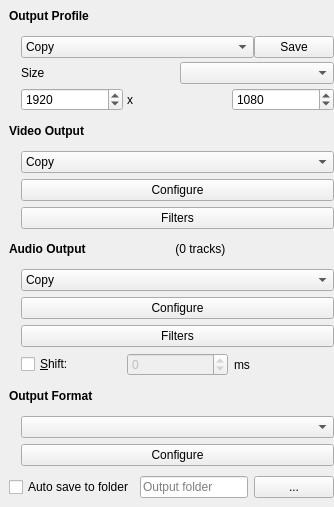
  <widget class="QDockWidget" name="codecWidget">
   <property name="styleSheet">
    <string notr="true"/>
   </property>
   <property name="features">
    <set>QDockWidget::NoDockWidgetFeatures</set>
   </property>
   <property name="allowedAreas">
    <set>Qt::LeftDockWidgetArea|Qt::RightDockWidgetArea</set>
   </property>
   <property name="windowTitle">
    <string>Codec O&amp;ptions</string>
   </property>
   <attribute name="dockWidgetArea">
    <number>1</number>
   </attribute>
   <widget class="QWidget" name="dockWidgetContents">
    <layout class="QVBoxLayout" name="verticalLayout_9">
     <property name="spacing">
      <number>0</number>
     </property>
     <property name="leftMargin">
      <number>9</number>
     </property>
     <property name="topMargin">
      <number>9</number>
     </property>
     <property name="rightMargin">
      <number>0</number>
     </property>
     <property name="bottomMargin">
      <number>9</number>
     </property>
     <item>
      <layout class="QVBoxLayout" name="verticalLayout_3">
       <property name="spacing">
        <number>0</number>
       </property>
       <property name="sizeConstraint">
        <enum>QLayout::SetDefaultConstraint</enum>
       </property>
       <item>
        <widget class="QLabel" name="labelProfile">
         <property name="sizePolicy">
          <sizepolicy hsizetype="Preferred" vsizetype="Preferred">
           <horstretch>0</horstretch>
           <verstretch>0</verstretch>
          </sizepolicy>
         </property>
         <property name="maximumSize">
          <size>
           <width>180</width>
           <height>16777215</height>
          </size>
         </property>
         <property name="text">
          <string>&lt;b&gt;Output Profile&lt;/b&gt;</string>
         </property>
         <property name="textFormat">
          <enum>Qt::AutoText</enum>
         </property>
        </widget>
       </item>
       <item>
        <spacer name="verticalSpacerProfile">
         <property name="orientation">
          <enum>Qt::Vertical</enum>
         </property>
         <property name="sizeType">
          <enum>QSizePolicy::Fixed</enum>
         </property>
         <property name="sizeHint" stdset="0">
          <size>
           <width>20</width>
           <height>13</height>
          </size>
         </property>
        </spacer>
       </item>
       <item>
        <layout class="QHBoxLayout" name="profileLayout">
         <property name="spacing">
          <number>0</number>
         </property>
         <property name="leftMargin">
          <number>0</number>
         </property>
         <property name="topMargin">
          <number>0</number>
         </property>
         <property name="rightMargin">
          <number>0</number>
         </property>
         <property name="bottomMargin">
          <number>0</number>
         </property>
         <item>
          <spacer name="horizontalSpacerProfile">
           <property name="orientation">
            <enum>Qt::Horizontal</enum>
           </property>
           <property name="sizeType">
            <enum>QSizePolicy::Fixed</enum>
           </property>
           <property name="sizeHint" stdset="0">
            <size>
             <width>12</width>
             <height>0</height>
            </size>
           </property>
          </spacer>
         </item>
         <item>
         <widget class="QComboBox" name="comboBoxProfile">
           <property name="sizePolicy">
            <sizepolicy hsizetype="Preferred" vsizetype="Fixed">
             <horstretch>0</horstretch>
             <verstretch>0</verstretch>
            </sizepolicy>
           </property>
           <item>
            <property name="text">
             <string>Copy</string>
            </property>
           </item>
          </widget>
         </item>
         <item>
          <widget class="QPushButton" name="pushButtonProfileSave">
           <property name="sizePolicy">
            <sizepolicy hsizetype="Fixed" vsizetype="Fixed">
             <horstretch>0</horstretch>
             <verstretch>0</verstretch>
            </sizepolicy>
           </property>
           <property name="text">
            <string>Save</string>
           </property>
          </widget>
         </item>
        </layout>
       </item>
      <item>
       <layout class="QHBoxLayout" name="profileResizeModeLayout">
        <property name="spacing">
         <number>4</number>
        </property>
        <property name="leftMargin">
         <number>0</number>
        </property>
        <property name="topMargin">
         <number>4</number>
        </property>
        <property name="rightMargin">
         <number>0</number>
        </property>
        <property name="bottomMargin">
         <number>0</number>
        </property>
        <item>
         <spacer name="horizontalSpacerProfileResizeMode">
          <property name="orientation">
           <enum>Qt::Horizontal</enum>
          </property>
          <property name="sizeType">
           <enum>QSizePolicy::Fixed</enum>
          </property>
          <property name="sizeHint" stdset="0">
           <size>
            <width>12</width>
            <height>0</height>
           </size>
          </property>
         </spacer>
        </item>
        <item>
         <widget class="QLabel" name="labelProfileSize">
          <property name="text">
           <string>Size</string>
          </property>
         </widget>
        </item>
        <item>
         <widget class="QComboBox" name="comboBoxProfileResizeMode">
          <property name="sizePolicy">
           <sizepolicy hsizetype="Preferred" vsizetype="Fixed">
            <horstretch>0</horstretch>
            <verstretch>0</verstretch>
           </sizepolicy>
          </property>
         </widget>
        </item>
       </layout>
      </item>
      <item>
       <layout class="QHBoxLayout" name="profileResizeCustomLayout">
        <property name="spacing">
         <number>4</number>
        </property>
        <property name="leftMargin">
         <number>0</number>
        </property>
        <property name="topMargin">
         <number>4</number>
        </property>
        <property name="rightMargin">
         <number>0</number>
        </property>
        <property name="bottomMargin">
         <number>0</number>
        </property>
        <item>
         <spacer name="horizontalSpacerProfileResizeCustom">
          <property name="orientation">
           <enum>Qt::Horizontal</enum>
          </property>
          <property name="sizeType">
           <enum>QSizePolicy::Fixed</enum>
          </property>
          <property name="sizeHint" stdset="0">
           <size>
            <width>12</width>
            <height>0</height>
           </size>
          </property>
         </spacer>
        </item>
        <item>
         <widget class="QSpinBox" name="spinBoxProfileWidth">
          <property name="minimum">
           <number>2</number>
          </property>
          <property name="maximum">
           <number>8192</number>
          </property>
          <property name="singleStep">
           <number>2</number>
          </property>
          <property name="value">
           <number>1920</number>
          </property>
         </widget>
        </item>
        <item>
         <widget class="QLabel" name="labelProfileResizeBy">
          <property name="text">
           <string>x</string>
          </property>
         </widget>
        </item>
        <item>
         <widget class="QSpinBox" name="spinBoxProfileHeight">
          <property name="minimum">
           <number>2</number>
          </property>
          <property name="maximum">
           <number>8192</number>
          </property>
          <property name="singleStep">
           <number>2</number>
          </property>
          <property name="value">
           <number>1080</number>
          </property>
         </widget>
        </item>
       </layout>
      </item>
      <item>
       <spacer name="verticalSpacerProfileAfter">
         <property name="orientation">
          <enum>Qt::Vertical</enum>
         </property>
         <property name="sizeType">
          <enum>QSizePolicy::Fixed</enum>
         </property>
         <property name="sizeHint" stdset="0">
          <size>
           <width>20</width>
           <height>13</height>
          </size>
         </property>
        </spacer>
       </item>
       <item>
        <widget class="QLabel" name="label_3">
         <property name="sizePolicy">
          <sizepolicy hsizetype="Preferred" vsizetype="Preferred">
           <horstretch>0</horstretch>
           <verstretch>0</verstretch>
          </sizepolicy>
         </property>
         <property name="maximumSize">
          <size>
           <width>180</width>
           <height>16777215</height>
          </size>
         </property>
         <property name="text">
          <string>&lt;b&gt;Video Output&lt;/b&gt;</string>
         </property>
         <property name="textFormat">
          <enum>Qt::AutoText</enum>
         </property>
        </widget>
       </item>
       <item>
        <spacer name="verticalSpacer_8">
         <property name="orientation">
          <enum>Qt::Vertical</enum>
         </property>
         <property name="sizeType">
          <enum>QSizePolicy::Fixed</enum>
         </property>
         <property name="sizeHint" stdset="0">
          <size>
           <width>20</width>
           <height>13</height>
          </size>
         </property>
        </spacer>
       </item>
       <item>
        <layout class="QHBoxLayout" name="videoLayout">
         <property name="spacing">
          <number>0</number>
         </property>
         <property name="leftMargin">
          <number>0</number>
         </property>
         <property name="topMargin">
          <number>0</number>
         </property>
         <property name="rightMargin">
          <number>0</number>
         </property>
         <property name="bottomMargin">
          <number>0</number>
         </property>
         <item>
          <spacer>
           <property name="orientation">
            <enum>Qt::Horizontal</enum>
           </property>
           <property name="sizeType">
            <enum>QSizePolicy::Fixed</enum>
           </property>
           <property name="sizeHint" stdset="0">
            <size>
             <width>12</width>
             <height>0</height>
            </size>
           </property>
          </spacer>
         </item>
         <item>
          <layout class="QVBoxLayout" name="_7" stretch="0,0,0">
           <property name="spacing">
            <number>6</number>
           </property>
           <property name="sizeConstraint">
            <enum>QLayout::SetDefaultConstraint</enum>
           </property>
           <property name="leftMargin">
            <number>0</number>
           </property>
           <property name="topMargin">
            <number>0</number>
           </property>
           <property name="rightMargin">
            <number>0</number>
           </property>
           <property name="bottomMargin">
            <number>0</number>
           </property>
           <item>
            <widget class="QComboBox" name="comboBoxVideo">
             <property name="sizePolicy">
              <sizepolicy hsizetype="Preferred" vsizetype="Fixed">
               <horstretch>0</horstretch>
               <verstretch>0</verstretch>
              </sizepolicy>
             </property>
             <item>
              <property name="text">
               <string>Copy</string>
              </property>
             </item>
            </widget>
           </item>
           <item>
            <widget class="QPushButton" name="pushButtonVideoConf">
             <property name="enabled">
              <bool>true</bool>
             </property>
             <property name="sizePolicy">
              <sizepolicy hsizetype="Minimum" vsizetype="Fixed">
               <horstretch>0</horstretch>
               <verstretch>0</verstretch>
              </sizepolicy>
             </property>
             <property name="text">
              <string>Configure</string>
             </property>
            </widget>
           </item>
           <item>
            <widget class="QPushButton" name="pushButtonVideoFilter">
             <property name="enabled">
              <bool>true</bool>
             </property>
             <property name="sizePolicy">
              <sizepolicy hsizetype="Minimum" vsizetype="Fixed">
               <horstretch>0</horstretch>
               <verstretch>0</verstretch>
              </sizepolicy>
             </property>
             <property name="text">
              <string>Filters</string>
             </property>
            </widget>
           </item>
          </layout>
         </item>
        </layout>
       </item>
       <item>
        <spacer name="verticalSpacer_12">
         <property name="orientation">
          <enum>Qt::Vertical</enum>
         </property>
         <property name="sizeType">
          <enum>QSizePolicy::Fixed</enum>
         </property>
         <property name="sizeHint" stdset="0">
          <size>
           <width>20</width>
           <height>13</height>
          </size>
         </property>
        </spacer>
       </item>
       <item>
        <layout class="QHBoxLayout" name="horizontalLayout_2">
         <item>
          <widget class="QLabel" name="label_5">
           <property name="sizePolicy">
            <sizepolicy hsizetype="Preferred" vsizetype="Preferred">
             <horstretch>0</horstretch>
             <verstretch>0</verstretch>
            </sizepolicy>
           </property>
           <property name="maximumSize">
            <size>
             <width>180</width>
             <height>16777215</height>
            </size>
           </property>
           <property name="text">
            <string>&lt;b&gt;Audio Output&lt;/b&gt;</string>
           </property>
           <property name="textFormat">
            <enum>Qt::AutoText</enum>
           </property>
          </widget>
         </item>
         <item>
          <widget class="QLabel" name="TrackCountLabel">
           <property name="text">
            <string> (0 tracks)</string>
           </property>
          </widget>
         </item>
        </layout>
       </item>
       <item>
        <spacer name="verticalSpacer_9">
         <property name="orientation">
          <enum>Qt::Vertical</enum>
         </property>
         <property name="sizeType">
          <enum>QSizePolicy::Fixed</enum>
         </property>
         <property name="sizeHint" stdset="0">
          <size>
           <width>20</width>
           <height>13</height>
          </size>
         </property>
        </spacer>
       </item>
       <item>
        <layout class="QHBoxLayout" name="AudioLayout">
         <property name="spacing">
          <number>0</number>
         </property>
         <property name="leftMargin">
          <number>0</number>
         </property>
         <property name="topMargin">
          <number>0</number>
         </property>
         <property name="rightMargin">
          <number>0</number>
         </property>
         <property name="bottomMargin">
          <number>0</number>
         </property>
         <item>
          <spacer>
           <property name="orientation">
            <enum>Qt::Horizontal</enum>
           </property>
           <property name="sizeType">
            <enum>QSizePolicy::Fixed</enum>
           </property>
           <property name="sizeHint" stdset="0">
            <size>
             <width>12</width>
             <height>0</height>
            </size>
           </property>
          </spacer>
         </item>
         <item>
          <layout class="QVBoxLayout" name="_8">
           <property name="spacing">
            <number>6</number>
           </property>
           <property name="sizeConstraint">
            <enum>QLayout::SetDefaultConstraint</enum>
           </property>
           <property name="leftMargin">
            <number>0</number>
           </property>
           <property name="topMargin">
            <number>0</number>
           </property>
           <property name="rightMargin">
            <number>0</number>
           </property>
           <property name="bottomMargin">
            <number>0</number>
           </property>
           <item>
            <widget class="QComboBox" name="comboBoxAudio">
             <property name="sizePolicy">
              <sizepolicy hsizetype="Preferred" vsizetype="Minimum">
               <horstretch>0</horstretch>
               <verstretch>0</verstretch>
              </sizepolicy>
             </property>
             <item>
              <property name="text">
               <string>Copy</string>
              </property>
             </item>
            </widget>
           </item>
           <item>
            <widget class="QPushButton" name="pushButtonAudioConf">
             <property name="enabled">
              <bool>true</bool>
             </property>
             <property name="sizePolicy">
              <sizepolicy hsizetype="Minimum" vsizetype="Fixed">
               <horstretch>0</horstretch>
               <verstretch>0</verstretch>
              </sizepolicy>
             </property>
             <property name="text">
              <string>Configure</string>
             </property>
            </widget>
           </item>
           <item>
            <widget class="QPushButton" name="pushButtonAudioFilter">
             <property name="enabled">
              <bool>true</bool>
             </property>
             <property name="sizePolicy">
              <sizepolicy hsizetype="Minimum" vsizetype="Fixed">
               <horstretch>0</horstretch>
               <verstretch>0</verstretch>
              </sizepolicy>
             </property>
             <property name="text">
              <string>Filters</string>
             </property>
            </widget>
           </item>
           <item>
            <layout class="QHBoxLayout" name="_9">
             <property name="spacing">
              <number>6</number>
             </property>
             <property name="sizeConstraint">
              <enum>QLayout::SetDefaultConstraint</enum>
             </property>
             <property name="leftMargin">
              <number>0</number>
             </property>
             <property name="topMargin">
              <number>0</number>
             </property>
             <property name="rightMargin">
              <number>0</number>
             </property>
             <property name="bottomMargin">
              <number>0</number>
             </property>
             <item>
              <widget class="QCheckBox" name="checkBox_TimeShift">
               <property name="text">
                <string>&amp;Shift:</string>
               </property>
              </widget>
             </item>
             <item>
              <widget class="QSpinBox" name="spinBox_TimeValue">
               <property name="enabled">
                <bool>false</bool>
               </property>
               <property name="sizePolicy">
                <sizepolicy hsizetype="Minimum" vsizetype="Fixed">
                 <horstretch>0</horstretch>
                 <verstretch>0</verstretch>
                </sizepolicy>
               </property>
               <property name="minimum">
                <number>-99999</number>
               </property>
               <property name="maximum">
                <number>99999</number>
               </property>
              </widget>
             </item>
             <item>
              <widget class="QLabel" name="label_11">
               <property name="sizePolicy">
                <sizepolicy hsizetype="Preferred" vsizetype="Preferred">
                 <horstretch>0</horstretch>
                 <verstretch>0</verstretch>
                </sizepolicy>
               </property>
               <property name="text">
                <string>ms</string>
               </property>
              </widget>
             </item>
            </layout>
           </item>
          </layout>
         </item>
        </layout>
       </item>
       <item>
        <spacer name="verticalSpacer_13">
         <property name="orientation">
          <enum>Qt::Vertical</enum>
         </property>
         <property name="sizeType">
          <enum>QSizePolicy::Fixed</enum>
         </property>
         <property name="sizeHint" stdset="0">
          <size>
           <width>20</width>
           <height>13</height>
          </size>
         </property>
        </spacer>
       </item>
       <item>
        <widget class="QLabel" name="label_4">
         <property name="sizePolicy">
          <sizepolicy hsizetype="Preferred" vsizetype="Preferred">
           <horstretch>0</horstretch>
           <verstretch>0</verstretch>
          </sizepolicy>
         </property>
         <property name="text">
          <string>&lt;b&gt;Output Format&lt;/b&gt;</string>
         </property>
         <property name="textFormat">
          <enum>Qt::AutoText</enum>
         </property>
        </widget>
       </item>
       <item>
        <spacer name="verticalSpacer_10">
         <property name="orientation">
          <enum>Qt::Vertical</enum>
         </property>
         <property name="sizeType">
          <enum>QSizePolicy::Fixed</enum>
         </property>
         <property name="sizeHint" stdset="0">
          <size>
           <width>20</width>
           <height>13</height>
          </size>
         </property>
        </spacer>
       </item>
       <item>
       <layout class="QHBoxLayout" name="horizontalLayout">
         <property name="spacing">
          <number>0</number>
         </property>
         <item>
          <spacer>
           <property name="orientation">
            <enum>Qt::Horizontal</enum>
           </property>
           <property name="sizeType">
            <enum>QSizePolicy::Fixed</enum>
           </property>
           <property name="sizeHint" stdset="0">
            <size>
             <width>12</width>
             <height>0</height>
            </size>
           </property>
          </spacer>
         </item>
         <item>
          <layout class="QVBoxLayout" name="verticalLayout_2">
           <property name="spacing">
            <number>6</number>
           </property>
           <item>
            <widget class="QComboBox" name="comboBoxFormat">
             <property name="sizePolicy">
              <sizepolicy hsizetype="Preferred" vsizetype="Fixed">
               <horstretch>0</horstretch>
               <verstretch>0</verstretch>
              </sizepolicy>
             </property>
            </widget>
           </item>
           <item>
            <widget class="QPushButton" name="pushButtonFormatConfigure">
             <property name="enabled">
              <bool>true</bool>
             </property>
             <property name="sizePolicy">
              <sizepolicy hsizetype="Minimum" vsizetype="Fixed">
               <horstretch>0</horstretch>
               <verstretch>0</verstretch>
              </sizepolicy>
             </property>
             <property name="text">
              <string>Configure</string>
             </property>
            </widget>
        </item>
       </layout>
      </item>
     </layout>
    </item>
      </layout>
     </item>
     <item>
      <spacer name="verticalSpacer_3">
       <property name="orientation">
        <enum>Qt::Vertical</enum>
       </property>
       <property name="sizeType">
        <enum>QSizePolicy::Expanding</enum>
       </property>
       <property name="sizeHint" stdset="0">
        <size>
         <width>20</width>
         <height>10</height>
        </size>
       </property>
      </spacer>
     </item>
     <item>
      <layout class="QHBoxLayout" name="autoSaveOutputLayout">
       <property name="spacing">
        <number>6</number>
       </property>
       <item>
        <widget class="QCheckBox" name="checkBoxAutoSaveOutput">
         <property name="text">
          <string>Auto save to folder</string>
         </property>
        </widget>
       </item>
       <item>
        <widget class="QLineEdit" name="lineEditAutoSaveOutputDir">
         <property name="placeholderText">
          <string>Output folder</string>
         </property>
        </widget>
       </item>
       <item>
        <widget class="QPushButton" name="pushButtonAutoSaveOutputBrowse">
         <property name="text">
          <string>...</string>
         </property>
        </widget>
       </item>
      </layout>
     </item>
    </layout>
   </widget>
  </widget>
